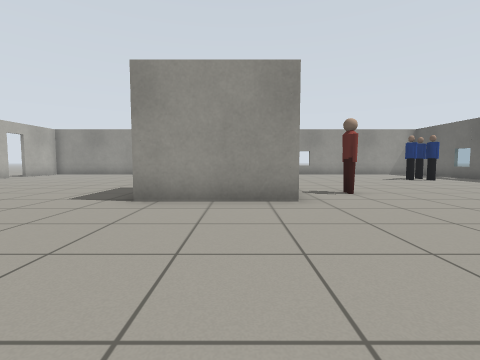
View 1 (above)

15 first-person views from a walk through a Gazebo world. The camera is 0.72 m above the floor, tilts 4° down and sees 85° across. The floor is counted in squares, 1 m on a side. Each view is taken from the middle of a square. On the plan, view 1 faces up. The plan holds only what a view shows up to about 9 squares ahead; the rest is blank. Simple shapes stand in for some stock models. Surface patterns are stand-ins for the level's own textures.

View 2
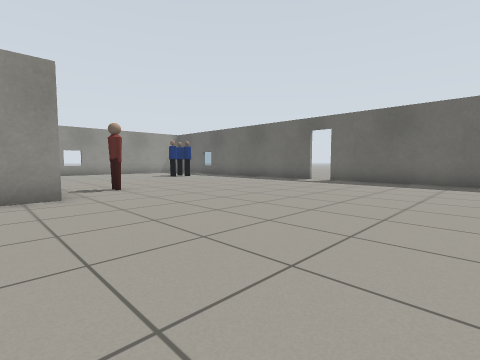

View 3
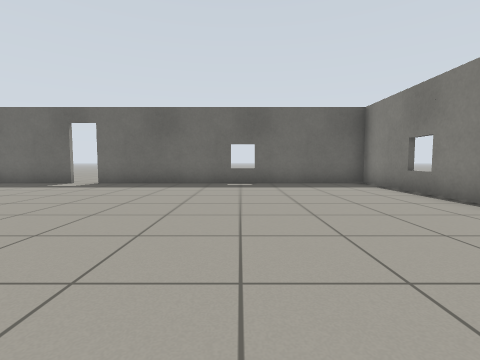

View 4
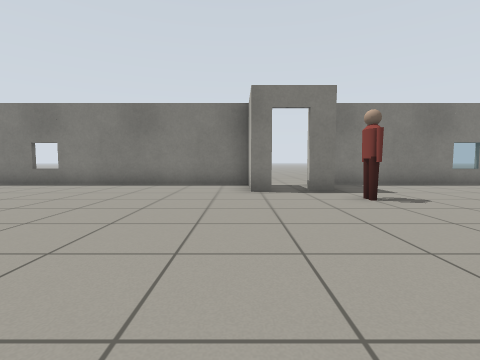

View 5
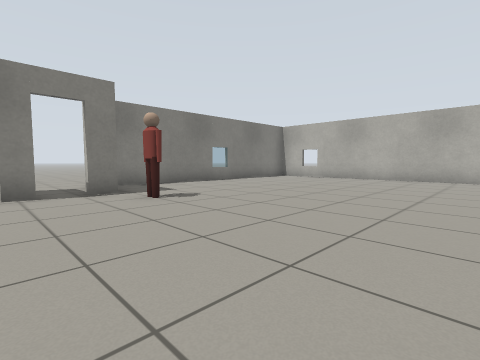

View 6
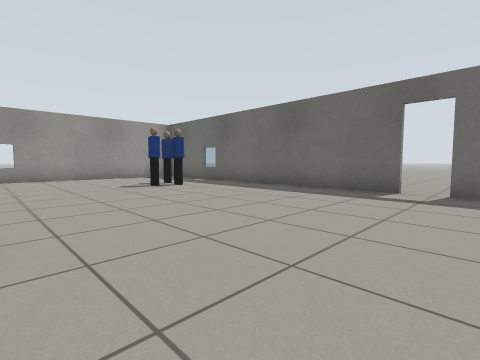

View 7
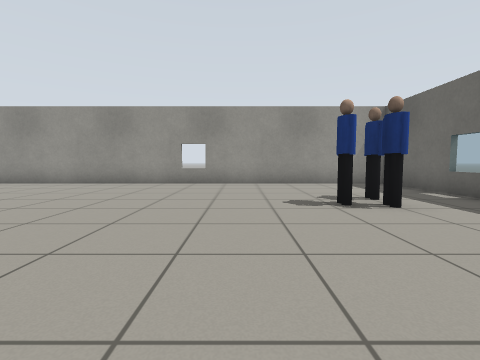

View 8
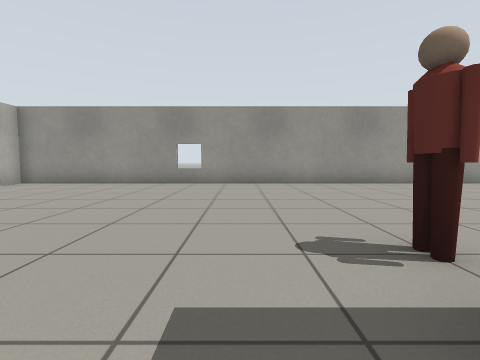

View 9
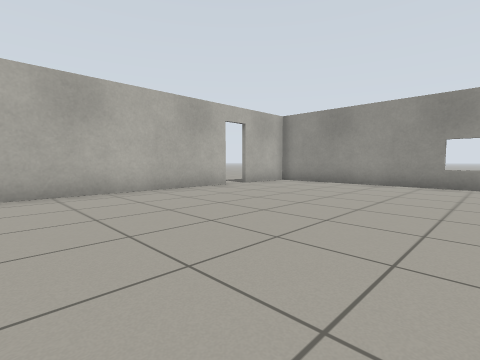

View 10
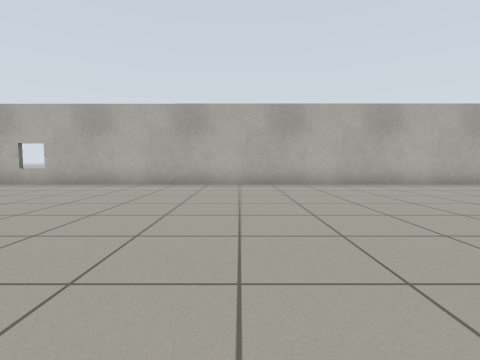

View 11
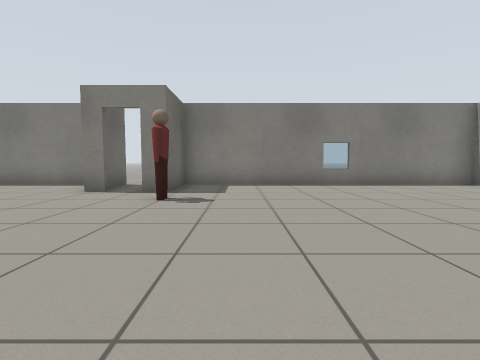

View 12
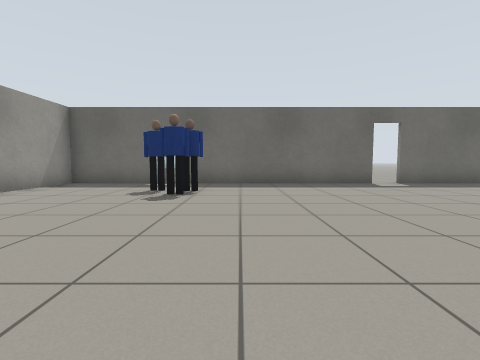

View 13
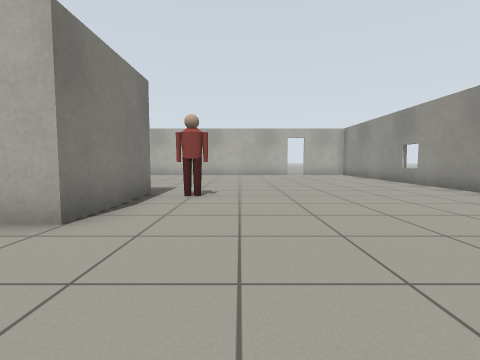

View 14
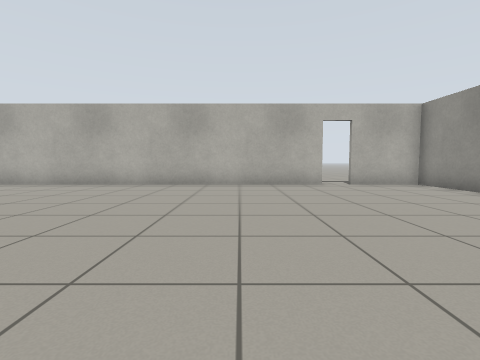

View 15
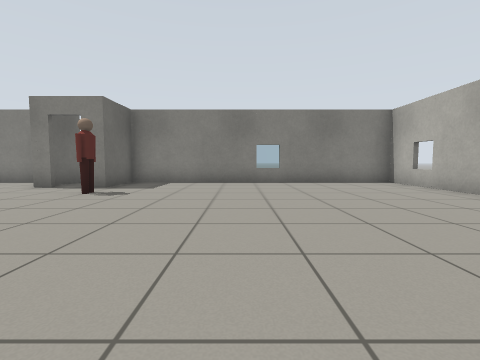

### Floor plan
Points are (right, up) in squares from view 1. A wall is a line through its corners. A room is listed if a view was taken in it or the views show most of it. See-through windows are left out.
Room 1 (views 1, 2, 3, 4, 5, 6, 7, 8, 9, 10, 11, 12, 13, 14, 15)
walls: (1.1, 4.7) (-2, 4.7); (-2, 7) (1.1, 7) (1.1, 6.2); (0.1, -3.2) (0.7, -3.2) (0.7, -4.8); (9.7, 4.5) (9.7, 14.6) (-10.2, 14.6) (-10.2, 12.4); (0.6, -5.1) (9.7, -5.1) (9.7, 3.8); (-10.2, 11.6) (-10.2, -5.1) (-1.3, -5.1) (-1.3, -3.2) (-0.6, -3.2)
ways out: open door at (-10, 12); open door at (0, -3); open door at (10, 4)
objects: person (-2, -2); person (-2, 8); person (2, 6); person (7, 10); person (7, 11); person (8, 11)

Positions as (right, up) in squares from view 1, and headings:
1: (0, 0), facing up
2: (0, -1), facing up-right
3: (1, -1), facing right
4: (1, 3), facing down
5: (1, 3), facing down-left
6: (3, 3), facing up-right
7: (5, 6), facing up
8: (-3, 6), facing up
9: (-4, 6), facing up-left
10: (-2, 3), facing left
11: (-3, 3), facing down
12: (1, 9), facing right
13: (4, 9), facing left
14: (-2, 9), facing left
15: (-5, 4), facing down
